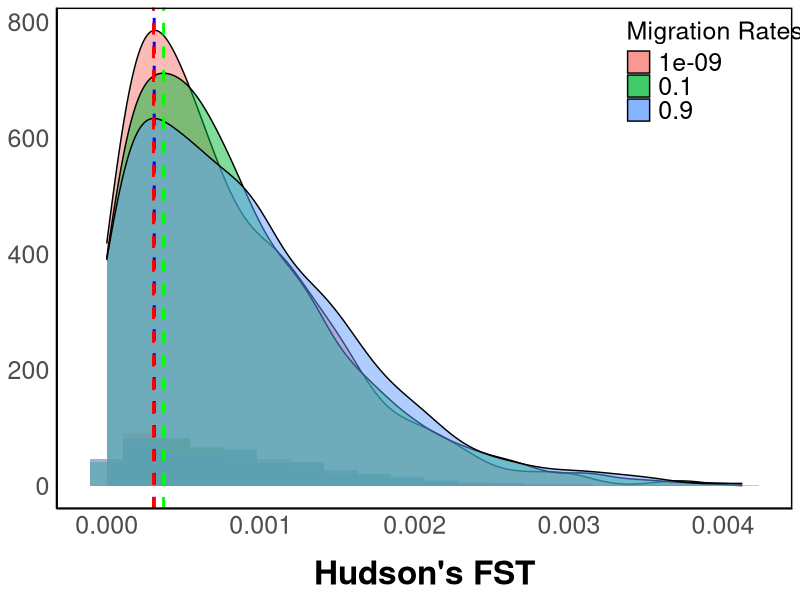

Write the R code that produced this figure.
# Import necessary libraries
library(ggplot2)
install.packages("dplyr")  # Run this line if dplyr is not installed
library(dplyr)

# Set path to data
setwd("/Users/jeremiahmushtaq/Documents/University/MSc Research Project/Simulation Results")

# Import data
data <- read.csv(file = "fst_sim_data.txt", sep = "\t")

# Extract FST values greater than zero
data <- subset(data, FST > 0)

# Subset data by migration rates
low <- subset(data, Migration_Rate == 1e-09)
medium <- subset(data, Migration_Rate == 1e-01)
high <- subset(data, Migration_Rate == 9e-01)

# Function to calculate mode
calculate_mode <- function(x) {
  dens <- density(x)
  mode_index <- which.max(dens$y)
  mode_value <- dens$x[mode_index]
  return(mode_value)
}

# Calculate mode for each migration rate
low_mode <- calculate_mode(low$FST)
medium_mode <- calculate_mode(medium$FST)
high_mode <- calculate_mode(high$FST)

# Filter and count FST values between 0 and 0.001 for each migration rate
fst_count <- data %>%
  filter(FST > 0 & FST <= 0.001) %>%
  group_by(Migration_Rate) %>%
  summarize(count = n())

# Plot overlapping FSTs for each migration rate
density_histogram_plots <- ggplot(data, aes(x = `FST`, fill = factor(Migration_Rate))) + 
  geom_histogram(position = "identity", alpha = 0.5, bins = 20) +
  geom_density(alpha = 0.5) +
  geom_vline(aes(xintercept = low_mode), color = "blue", linetype = "dashed", size = 1.01, show.legend = FALSE) +
  geom_vline(aes(xintercept = medium_mode), color = "green", linetype = "dashed", size = 1, show.legend = FALSE) +
  geom_vline(aes(xintercept = high_mode), color = "red", linetype = "dashed", size = 1, show.legend = FALSE) +
  labs(x = "Hudson's FST", y = NULL, fill = "Migration Rates") +
  theme_minimal() +
  theme(
    panel.grid.major = element_blank(),
    panel.grid.minor = element_blank(),
    panel.border = element_rect(color = "black", fill = NA, size = 1),
    axis.line = element_line(color = "black"),
    axis.title.x = element_text(size = 24, face = "bold", margin = margin(t = 15)),
    axis.text.x = element_text(size = 18),
    axis.text.y = element_text(size = 18),
    legend.text = element_text(size = 18),
    legend.title = element_text(size = 18),
    plot.title = element_blank(),
    legend.position = c(0.895, 0.875)
  )

# Set path to save plot
setwd("/Users/jeremiahmushtaq/Documents/University/MSc Research Project")

# Save the plot
ggsave("fst_plot.png", plot = density_histogram_plots, width = 10, height = 6, dpi = 300)
